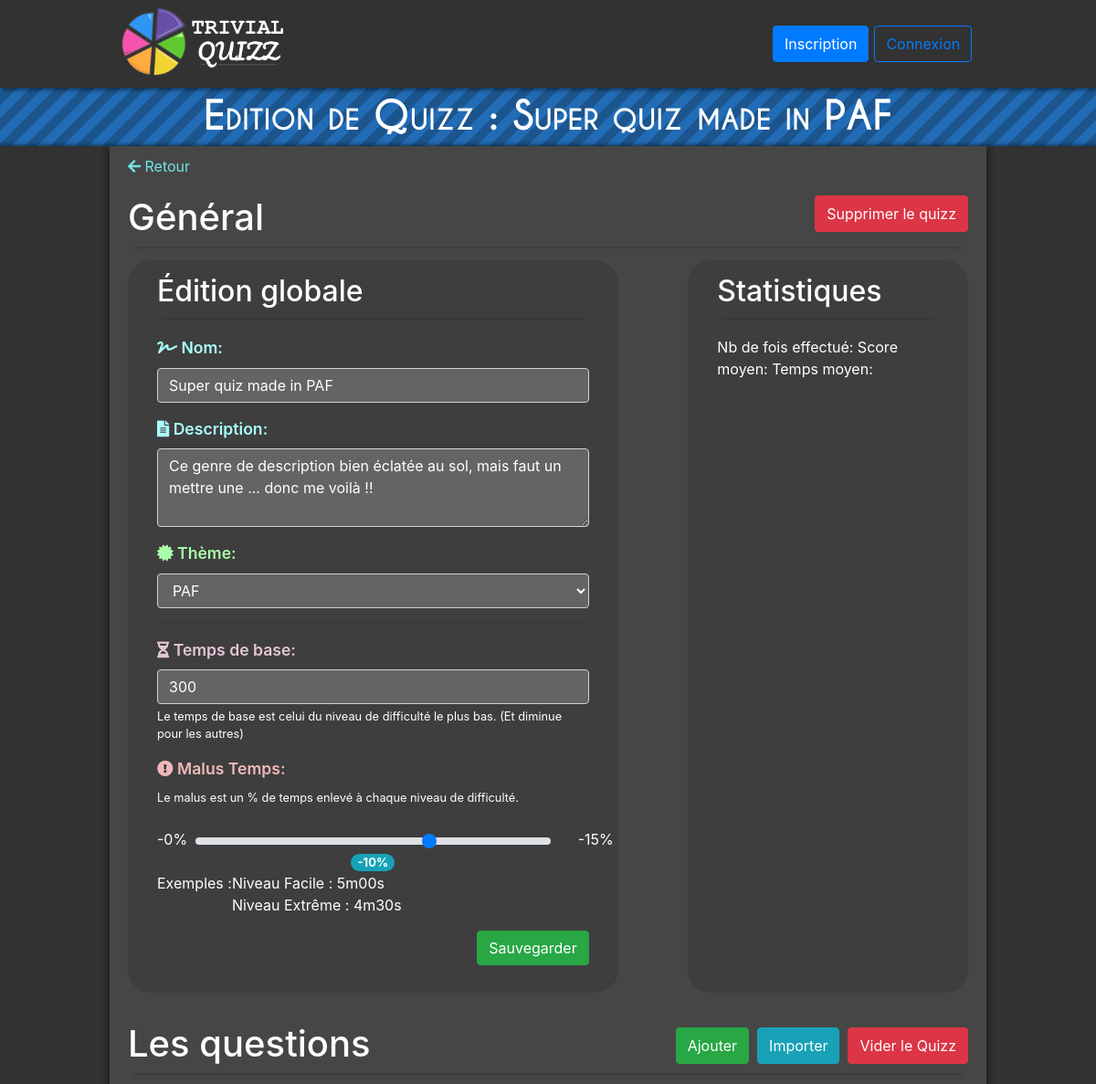
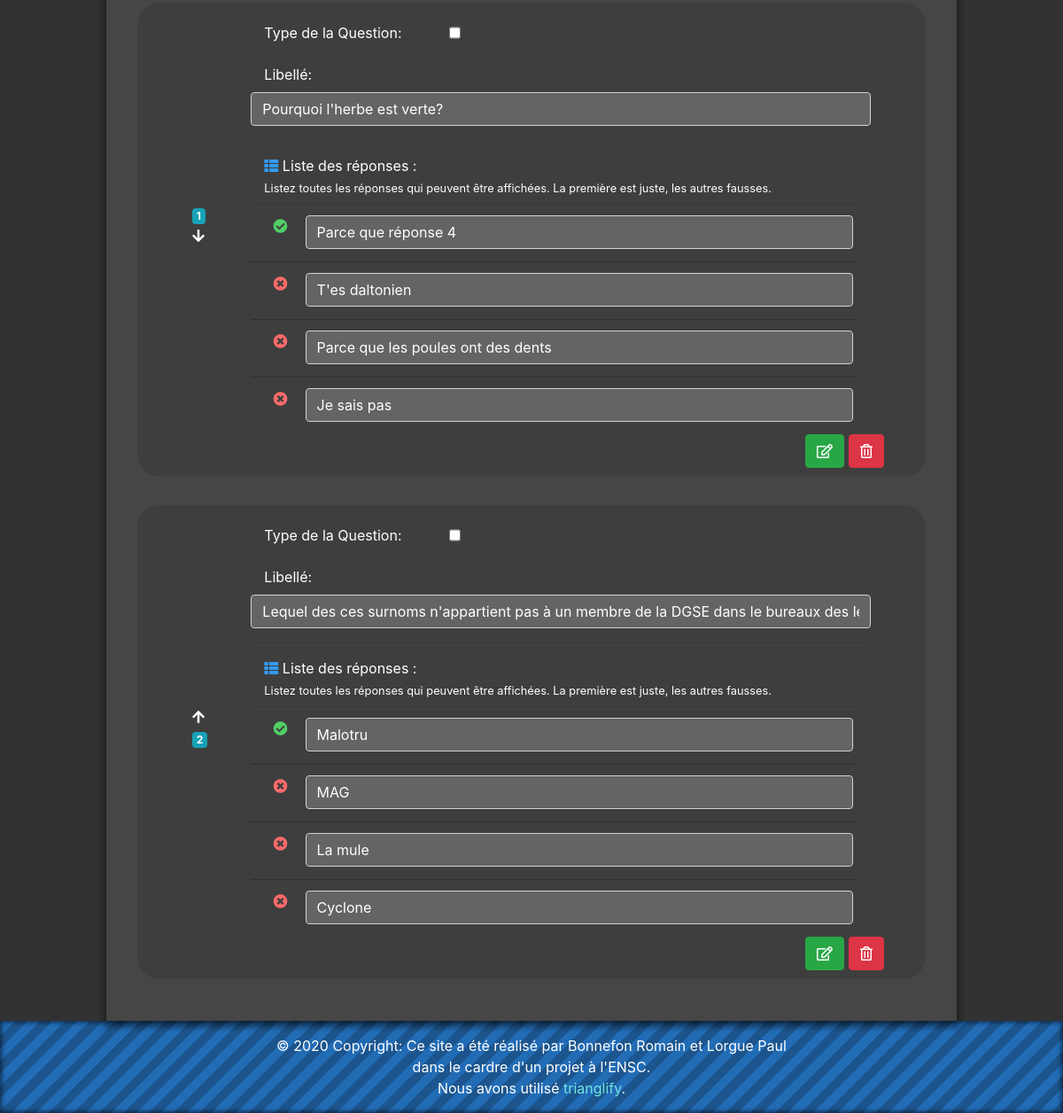
Page /admin/quizz-edit.php?id=1 (signed in) on the committed database (2 pictures, top to bottom).
### tables this page shows
CREATE TABLE quiz
(
  qui_id INTEGER NOT NULL PRIMARY KEY AUTO_INCREMENT,
  qui_nom VARCHAR(50) NOT NULL,
  qui_desc VARCHAR(300) NOT NULL,
  qui_temps INTEGER NOT NULL,
  qui_malus INTEGER NOT NULL,
  th_id INTEGER NOT NULL,
  FOREIGN KEY (th_id) REFERENCES theme(th_id)
);

CREATE TABLE theme
(
  th_id INTEGER NOT NULL PRIMARY KEY AUTO_INCREMENT,
  th_nom VARCHAR(50) NOT NULL,
  th_couleur VARCHAR(7) NOT NULL,
  th_description VARCHAR(500),
  th_is_principal BIT(1)
);

CREATE TABLE question
(
  que_id INTEGER NOT NULL PRIMARY KEY AUTO_INCREMENT,
  que_lib VARCHAR(150) NOT NULL,
  que_type INTEGER NOT NULL
);

CREATE TABLE reponse
(
  re_id INTEGER NOT NULL PRIMARY KEY AUTO_INCREMENT,
  re_lib VARCHAR(100) NOT NULL,
  re_isBonne BOOLEAN NOT NULL,
  que_id INTEGER NOT NULL,
  FOREIGN KEY (que_id) REFERENCES question(que_id)
  ON DELETE CASCADE
  ON UPDATE CASCADE
);

### admin/quizz-edit.php (the view, shortened to what the rows shown need)
<?php
  require_once "../include/liaisonbdd.php";
  require_once "../include/functions.php";
  $_QUIZZ = tryLoadQuizz($bdd, $_GET["id"]);
  $_THEME = tryLoadTheme($bdd, $_QUIZZ["id_theme"]);
  $_QUESTIONS = tryLoadQuizzQuestion($bdd, $_QUIZZ["id"]);
?>
<!doctype html>
<html lang="fr">
<head>
  <link rel="stylesheet" href="../css/modal.css" />
  <link rel="stylesheet" href="../css/jumbotron-custom.css" />
  <?php require_once "../include/header.php"?>
</head>
<body>
  <?php require_once "../include/navbar.php"?>
  <div id="titreGeneral" class="bandeau-principal fond-bleu">
    Edition de Quizz : <?= $_QUIZZ["nom"] ?>
  </div>
  <div class="cadre-global">
    <div class="cadre-central">
      <a class="blue-text" href="quizz.php">
      <div class="titre1 titre-shadow">
        <div>
          <h1>Général</h1>
        </div>
      </div>
      <article class="container">
        <div class="row " style="justify-content: space-between;">
          <div class="jumbotron jumbotron-vert col-lg-7">
            <form id="editGeneral" method="POST">
              <div class="form-group">
                <label for="editGeneral_Nom" class="main-label form-label" style="color: #AAFFFF !important">
                  <i class="fas fa-signature"></i>
                  Nom:
                </label>
                <input id="editGeneral_Nom" type="text" class="input-dark form-control" maxlength="50" name="nom" placeholder="Entrez le nom de la Question !" value="<?= $_QUIZZ["nom"] ?>" autocomplete="off" required/>
              </div>
              <div class="form-group">
                <label for="editGeneral_Desc" class="main-label form-label" style="color: #AAFFFF !important">
                  <i class="fas fa-file-alt"></i>
                  Description:
                </label>
                <textarea id="editGeneral_Desc" type="text" class="input-dark form-control" maxlength="300" name="desc" rows="3" placeholder="Entrez le nom de la Question !" required><?= $_QUIZZ["desc"] ?></textarea>
              </div>
              <div class="form-group">
                <label for="editGeneral_Theme" name="id_theme" class="main-label form-label" style="color: #AAFFAA !important">
                  <i class="fas fa-certificate"></i>
                  Thème:
                </label>
                <select class="input-dark form-control" id="editGeneral_Theme" name="id_theme">
                  <optgroup label="Thèmes Principaux">
                  <?php
                  $_THEMES = getAllThemesInfos($bdd);
                  foreach ($_THEMES as $_THEME)
                  {
                  ?>
                  <option value="<?= $_THEME["id"] ?>" <?php if($_THEME["id"] == $_QUIZZ["id_theme"]) {echo"selected"; }?>><?= $_THEME["nom"] ?></option>
                  <?php
                    if($_THEME["id"] == 6 && count($_THEMES) > 6){
                      echo "</optgroup><optgroup label='Thèmes personnalisés'>";
                    }
                  }
                  ?>
                  </optgroup>
                </select>
              </div>
              <div class="form-group">
                <label for="editGeneral_Nom" class="main-label form-label" style="color: #E3C6D5 !important">
                  <i class="fas fa-hourglass-half"></i>
                  Temps de base:
                </label>
                <input id="editGeneral_Temps" type="number" class="input-dark form-control" min="60" name="temps" placeholder="Entrez le temps de base (en seconde)."
                value="<?= $_QUIZZ["temps"] ?>" oninput="temps_changed();" autocomplete="off" required/>
                <small class="form-text text-muted" style="color: white !important;">
                  Le temps de base est celui du niveau de difficulté le plus bas. (Et diminue pour les autres)
                </small>
              </div>
              <div class="form-group">
                <br/>
                <div class="row reduced-row">
                  <div class="col-sm-10 text-center">
                    <input id="editGeneral_Malus" name="malus" type="range" class="custom-range"
                    value="<?= $_QUIZZ["malus"] ?>" min="0" max="15" step="1" oninput="temps_changed();">
                  </div>
                </div>
                <div class="text-center">
                  <span class="badge badge-pill badge-info">
                    <span id="amountMalus" style="font-size:13px;">
                      -<?= $_QUIZZ["malus"] ?>%
                    </span>
                  </span>
                </div>
                <div>
                  <div>
                    Niveau Facile :
                    <span id="tempsFacile">
                      <?= timeToString($_QUIZZ["temps"]) ?>
                    </span>
                  </div>
                  <div>
                    Niveau Extrême :
                    <span id="tempsDifficile">
                      <?= timeToString((int) ( $_QUIZZ["temps"] * (1 - $_QUIZZ["malus"]/100) )) ?>
                    </span>
                  </div>
                </div>
              </div>
            </form>
          </div>
      </article>
      <div class="titre1 titre-shadow">
        <div>
          <h1 >
            Les questions
          </h1>
        </div>
      </div>
      <article class="container">
        <div class="containerQuestions" id="containerQuestions">
          <?php
            if (empty($_QUESTIONS) || $_QUESTIONS == null )
            {
              echo "Ce quizz n'a aucune question ! Pensez à en rajouter !";
            }
            else
            {
              $nbQuestions = count($_QUESTIONS);
              foreach ($_QUESTIONS as $_QUESTION)
              {
                ?>
                  <div id="containerQuestionN<?= $_QUESTION["id"] ?>" class="jumbotron jumbotron-vert questionContainer" style="order: <?= $_QUESTION['order'] ?>;">
                    <form id="editQuestionN<?= $_QUESTION["id"] ?>" data-idquestion="<?= $_QUESTION["id"]?>"  class="form-edit-question" method="POST">
                      <div class="reduced-div row">
                        <div class="col-sm-1 d-flex align-items-center">
                          <div>
                            <div id="questionUpN<?= $_QUESTION["id"] ?>" onclick="moveQuestion(-1, <?= $_QUESTION["id"] ?>, <?= $_QUESTION["order"] ?>); return false;" <?php if( $_QUESTION["order"] <= 1){ echo "style='display: none'";}?>>
                              <i class="fas fa-arrow-up"></i>
                            </div>
                            <span id="badgeQuestionN<?= $_QUESTION["id"] ?>" class="badge badge-info">
                              <?= $_QUESTION["order"] ?>
                            </span>
                            <div id="questionDownN<?= $_QUESTION["id"] ?>"onclick="moveQuestion(1, <?= $_QUESTION["id"] ?>, <?= $_QUESTION["order"] ?>); return false;" <?php if( $_QUESTION["order"] >= $nbQuestions){ echo "style='display: none'";}?>>
                              <i class="fas fa-arrow-down"></i>
                            </div>
                          </div>
                        </div>
                        <div class="col-sm-11">
                          <div class="form-group row col">
                            <label for="typeQuestion" class="col-sm-4 col-form-label">Type de la Question:</label>
                          <input id="choix_typeQuestionN<?= $_QUESTION["id"] ?>" data-idquestion="<?= $_QUESTION["id"]?>" class="switchType" name="typeQuestion" type="checkbox" <?php if($_QUESTION["type"] == 1) echo "checked";?> data-toggle="toggle" data-style="ios" data-on="Réponse Libre" data-off="QCM" data-onstyle="success" data-offstyle="info" />
                          </div>
                          <div class="form-group">
                            <label for="libelle" class="col form-label">
                              Libellé:
                            </label>
                            <input id="editQuestion_LibelleN<?= $_QUESTION["id"] ?>" name="libelle" type="text" class="input-dark form-control" name="nom" placeholder="Entrez le nom de votre Quizz !" autocomplete="off" value="<?= $_QUESTION["lib"] ?>" required/>
                          </div>
                          <hr/>
                          <div id="reponsesN<?= $_QUESTION["id"] ?>">
                            <div id="reponseQCMN<?= $_QUESTION["id"] ?>">
                              <?php $keys = array_keys($_QUESTION["reponses"]);
                              ?>
                              <label class="col">
                                <i class="fas fa-th-list" style="color: #339af0;"></i>
                                Liste des réponses :
                                <br/>
                                <small class="form-text text-muted" style="color: white !important;">
                                  Listez toutes les réponses qui peuvent être affichées. La première est juste, les autres fausses.
                                </small>
                              </label>
                              <ul class="dark-background list-group col list-group-flush">
                                <?php
                                  for($u = 1; $u<=4; $u++){ ?>
                                  <li class="dark-background list-group-item">
                                      <div class="row">
                                        <div class="col-sm-1 form-group" style="text-align: center; vertical-align: middle;">
                                          <?php if($u==1){?>
                                            <i class="fas fa-check-circle" style="color: #51cf66;"></i>
                                          <?php }else{?>
                                            <i class="fas fa-times-circle" style="color: #ff6b6b;"></i>
                                          <?php } ?>
                                        </div>
                                        <input class="input-dark col-sm-11 form-control" name="reponseQCM_N<?=$u?>" autocomplete="off" type="text" placeholder="<?php if($u==1){ echo "Entrez la réponse correcte."; }else{ echo "Entrez une mauvaise réponse"; } ?>"
                                        <?php if($_QUESTION["type"]==2){ $idR = $keys[$u-1]; ?> value="<?= $_QUESTION["reponses"][$idR]["lib"] ?>" <?php } ?>required>
                                      </div>
                                  </li>
                              <?php } ?>
                              </ul>
                            </div>
                          </div>
                        </div >
                      </div>
                      <div class="col">
                        <button class="btn btn-danger float-right" type='button' onclick="deleteQuestion(<?= $_QUESTION["id"] ?>);" style="margin-left:5px;">
                          <i class="far fa-trash-alt"></i>
                        </button>
                        <button id="editQuestion_BtnN<?= $_QUESTION["id"] ?>" type="submit"  class="btn btn-success float-right" style="margin-left:5px;">
                          <i id="editQuestion_BtnCtnN<?= $_QUESTION["id"] ?>" class="far fa-edit"></i>
                        </button>
                      </div>
                    </form>
                  </div>
                <?php
              }
            }
          ?>
        </div>
      </div>
    </div>
  <?php require_once "modals/question-create.php"?>
</body>
</html>

### rows in the picture
quiz: qui_nom "Super quiz made in PAF", nom "Super quiz made in PAF", desc "Ce genre de description bien éclatée au sol, mais faut un mettre une ... donc me voilà !!", id_theme "PAF", temps "300", malus "10", qui_malus "10", qui_temps "5m00s", timeToString((int) ( $_QUIZZ["temps"] * (1 - $_QUIZZ["malus"]/100) )) "4m30s"
question: reponseQCM_N1 "Parce que réponse 4", reponseQCM_N2 "T'es daltonien", reponseQCM_N3 "Parce que les poules ont des dents", reponseQCM_N4 "Je sais pas"
question: reponseQCM_N1 "Malotru", reponseQCM_N2 "MAG", reponseQCM_N3 "La mule", reponseQCM_N4 "Cyclone"

### other values in the picture
$_QUESTION["order"] "1"
$_QUESTION["order"] "2"
